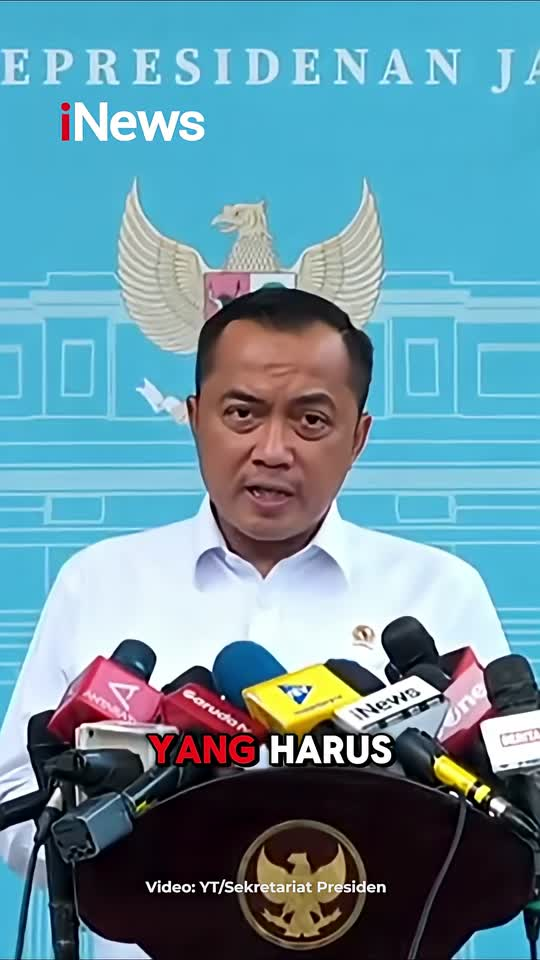
#> input picture reports/caption-overlap-20261115/source-frame.jpg, 540 x 960 px; its folder holds only this picture in this run
$ python -i shorts_thumbnail.py   (imports and definitions only)
#> lines starting #> are read from the running program, lines starting #| are printed output that depends on the picture
#> further down, picture is the input picture: PIL image 540x960 RGB; mean R, G, B 104.1, 146.7, 161.7
"""Source-frame Shorts posters: grounded curiosity, readable type and real subjects."""
from __future__ import annotations

import hashlib
import io
import json
from pathlib import Path
import re
import subprocess
import sys
import tempfile
import os


VERSION = 1
FONT = '/usr/share/fonts/truetype/dejavu/DejaVuSans-Bold.ttf'
STOP = set('yang dan di ke dari untuk dengan ini itu saya aku kamu dia kita mereka ada adalah jadi si nya lah pun'.split())
NEGATIONS = {'bukan', 'tidak', 'nggak', 'gak', 'jangan', 'belum', 'tanpa'}
QUALIFIERS = NEGATIONS | {'diduga', 'dituduh', 'katanya', 'konon', 'menurut', 'kabarnya', 'mitos', 'mengaku'}
TENSION = {'bukan': 20, 'ternyata': 18, 'padahal': 17, 'kenapa': 15, 'kok': 14,
           'malah': 14, 'akhirnya': 13, 'jangan': 12, 'nggak': 10, 'tidak': 9, 'tapi': 8}
DANGLING = STOP | NEGATIONS | set(TENSION) | set('harus mau akan bisa pernah selalu paling sampai sudah cuma hanya semua setiap karena kalau bahwa saat'.split())


def words(text):
    return re.findall(r'[\w]+', str(text).casefold())


# [47 lines left out: function headline_options, not called in this run]


def photo_bounds(image):
    """Locate the dominant moving-picture band, ignoring letterbox text and black cards."""
    from PIL import ImageStat
    small = image.convert('RGB').resize((120, 240))
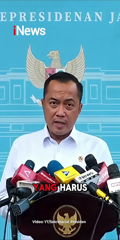
#> small: PIL image 120x240 RGB; mean R, G, B 104.1, 146.7, 161.7
    runs, start = [], None
    for y in range(240):
        stat = ImageStat.Stat(small.crop((8, y, 112, y + 1)))
        active = sum(stat.mean) / 3 > 20 and max(stat.stddev) > 18
        if active and start is None:
            start = y
        if (not active or y == 239) and start is not None:
            end = y if not active else y + 1
            if end - start >= 20:
                runs.append((start, end))
            start = None
#> this loop made 240 passes
#> (active, end) on passes 22, 36, 240: (False, 21), (False, 35), (True, 240)
#> active on passes 1 to 6: False, False, False, False, False, False
#> after the loop, end = 240; runs = [(48, 240)]
    if not runs:
        return (0, 0, image.width, image.height)
    top, bottom = max(runs, key=lambda row: row[1] - row[0])
#> top = 48; bottom = 240
    return (0, int(top / 240 * image.height), image.width,
            min(image.height, int(bottom / 240 * image.height)))


# [193 lines left out: functions face_boxes, sample_frames, fit_headline, poster, build_pack, install_pack, not called in this run]

>>> from PIL import Image
>>> picture = Image.open('../reports/caption-overlap-20261115/source-frame.jpg')
>>> result = photo_bounds(picture)
#> result = (0, 192, 540, 960)

$ run again, on reports/caption-overlap-20261115/before.jpg
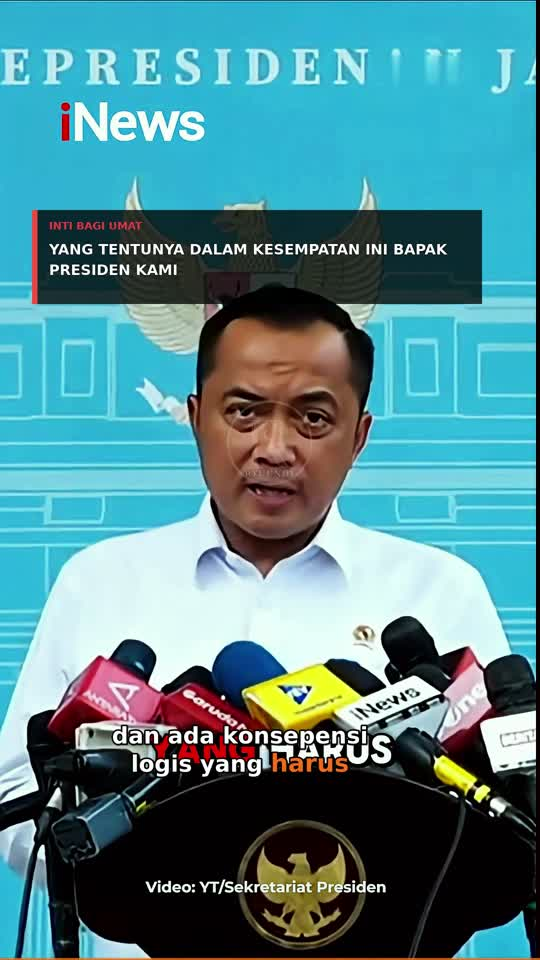
#> input picture reports/caption-overlap-20261115/before.jpg, 540 x 960 px
#> picture is the input picture: PIL image 540x960 RGB; mean R, G, B 82.3, 135.4, 142.7
#> in photo_bounds, `small = image.convert('RGB').resize((120, 240))`:
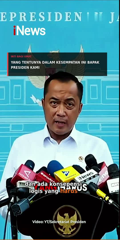
#> small: PIL image 120x240 RGB; mean R, G, B 82.3, 135.4, 142.8
#> the loop in photo_bounds, `for y in range(240):` made 240 passes
#> (active, end) on passes 22, 24, 36, 196, 203, 227, 240: (False, 21), (False, 23), (False, 35), (False, 195), (False, 202), (False, 226), (True, 240)
#> after the loop in photo_bounds, `for y in range(240):`: end = 240; runs = [(47, 195)]
#> top = 47; bottom = 195
#> result = (0, 188, 540, 780)
